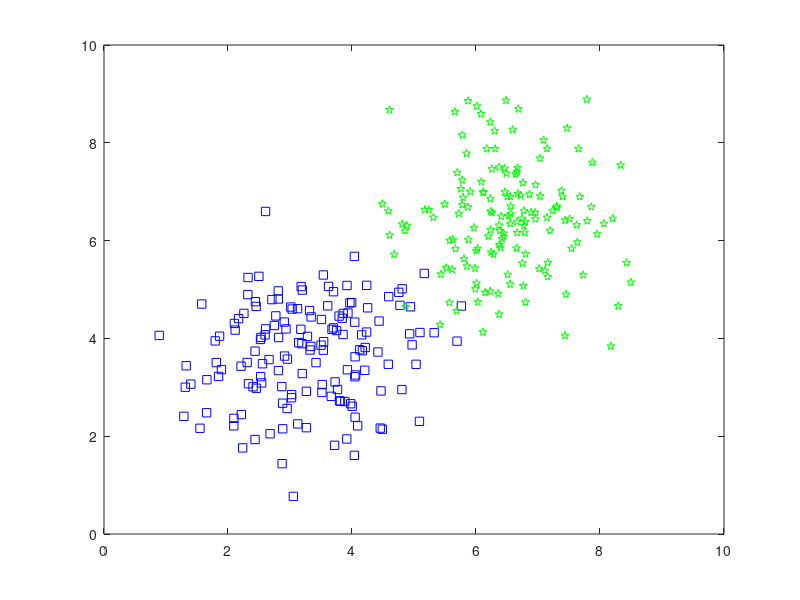

Recreate this plot in MATLAB. (Note: this script raises an error after producing the figure.)
%% Script perceptron_MAIN.m

close all
clear
clc

% Input paramters
eta = 1e-4;

% Generate data
%% Generate a two-class classification problem in two input dimensions
%  (the fitting code works for higher dimensions, but the used plots work
%   only in 2D)

P = 300; % number of patterns (specify an even number, please)
distance_from_origin = 1.50;
offset = 5;
Xtrain = [ randn(P/2,2) + [-distance_from_origin,-distance_from_origin]; ...
           randn(P/2,2) + [distance_from_origin, +distance_from_origin] ];

Xtrain = Xtrain + offset;

ytrain = [ 0*ones(P/2,1); ...
           1*ones(P/2,1)];


figure('units','normalized','position',[.03,.1,0.45,.7]) % first figure (the one on the left)
plot(Xtrain(1:P/2,1),Xtrain(1:P/2,2),'sb')
set(gca,'nextplot','add');
plot(Xtrain(P/2+1:end,1),Xtrain(P/2+1:end,2),'pg')

xlim = get(gca,'XLim');
ylim = get(gca,'YLim');

shuffled_ind = randperm(P);
Xtrain = Xtrain(shuffled_ind,:);
ytrain = ytrain(shuffled_ind);
XtrainExt = [ones(P,1), Xtrain];

% Initialize the vector of weights
w_init = 2*rand(size(XtrainExt,2),1)-1;


w = perceptron_train(XtrainExt,ytrain,w_init,eta);

%% Display results
fprintf('Fitted coefficients w: \n')
disp(w)

% Plot the decision boundary on the first figure
syms x1 x2
% fnn = 1./(1+exp(-(w(1)+w(2)*x1+w(3)*x2))) -0.5; 
fnn = sign(w(1)+w(2)*x1+w(3)*x2);
h = fimplicit(fnn, [xlim, ylim]);
legend('Class A (y = 0)', 'Class B (y = 1)','Decision boundary')

figure('units','normalized','position',[0.5,.1,0.47,.7]) % second figure (the one on the right)

np = 50; % number_of_point_in_each_dimension, for 3D plotting purposes
[x1grid,x2grid] = meshgrid(linspace(xlim(1),xlim(2),np), linspace(ylim(1),ylim(2),np));
%zgrid = 1./(1+exp(-(w(1) + w(2)*x1grid + w(3)*x2grid))); 
zgrid = sign(w(1) + w(2)*x1grid + w(3)*x2grid);
surf(x1grid,x2grid,zgrid)

%% TODO: create a test set, then test the model on it

